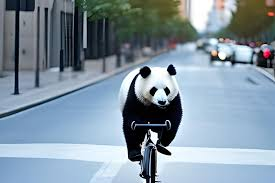
#> input picture PDI/AtivFiltros/imagem.jpg, 275 x 183 px, found by its file name
$ python filtros.py
#> lines starting #> are read from the running program, lines starting #| are printed output that depends on the picture
#> further down, input_image is the input picture: PIL image 275x183 RGB; mean R, G, B 129.7, 147.1, 160.3
from PIL import Image
import numpy as np
import os

def apply_mean_filter(image):
    width, height = image.size
#> width = 275; height = 183
    pixels = np.array(image) # array pixels rgb
    output = np.zeros_like(pixels) # array vazio

    for x in range(1, width - 1): # (1, width - 1) ignora bordas x
        for y in range(1, height - 1): # (1, height - 1) ignora bordas y
            for c in range(pixels.shape[2]):  # Para cada canal de cor rgb
                region = pixels[y - 1:y + 2, x - 1:x + 2, c] # matriz 3x3
                output[y, x, c] = np.mean(region) # calcula a media da mascara
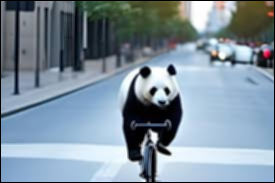
#> output: shape (183, 275, 3); mean R, G, B 126.9, 144, 157.1

    return Image.fromarray(output.astype(np.uint8)) # converte garantindo o intervalo de 0 a 255 rgb

def apply_median_filter(image):
    width, height = image.size
#> width = 275; height = 183
    pixels = np.array(image)
    output = np.zeros_like(pixels)

    for x in range(1, width - 1):
        for y in range(1, height - 1):
            for c in range(pixels.shape[2]):
                region = pixels[y - 1:y + 2, x - 1:x + 2, c]
                output[y, x, c] = np.median(region)
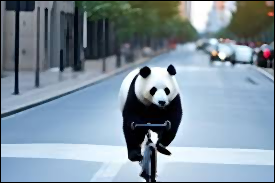
#> output: shape (183, 275, 3); mean R, G, B 127.2, 144.4, 157.6

    return Image.fromarray(output.astype(np.uint8))

def save_image(image, directory, filename):
    os.makedirs(directory, exist_ok=True)
    filepath = os.path.join(directory, filename)
    image.save(filepath)
    print(f"Imagem salva em: {filepath}")

if __name__ == "__main__":
    input_image = Image.open("C:/Users/cirog/source/SegundoAno/PDI/AtivFiltros/imagem.jpg")
    mean_filtered_image = apply_mean_filter(input_image)
    median_filtered_image = apply_median_filter(input_image)

    save_image(mean_filtered_image, "C:/Users/cirog/source/SegundoAno/PDI/AtivFiltros/resultados", "filtro_media.jpg")
    save_image(median_filtered_image, "C:/Users/cirog/source/SegundoAno/PDI/AtivFiltros/resultados", "filtro_mediana.jpg")

    mean_filtered_image.show()
    median_filtered_image.show()
